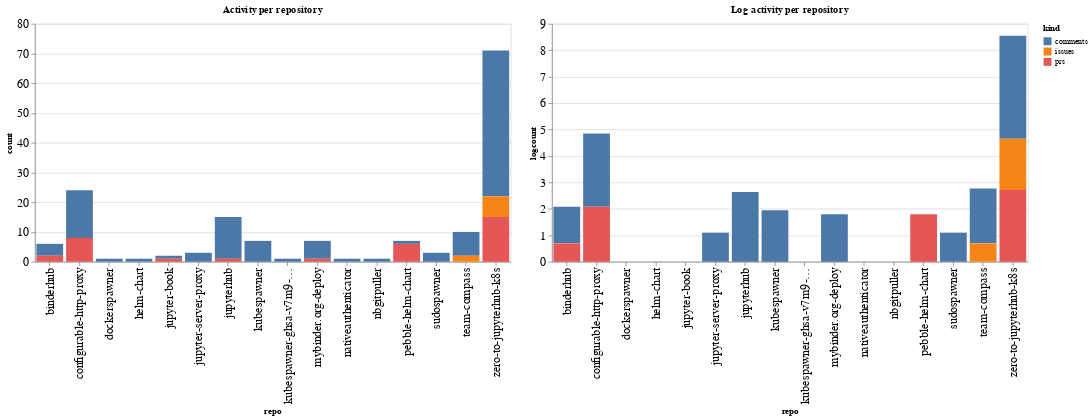

The notebook cell this image was saved under:
### Code cell
ch1 = alt.Chart(repo_summaries, width=600, title="Activity per repository").mark_bar().encode(
    x='repo',
    y='count',
    color='kind',
    tooltip="kind"
)

ch2 = alt.Chart(repo_summaries, width=600, title="Log activity per repository").mark_bar().encode(
    x='repo',
    y='logcount',
    color='kind',
    tooltip="kind"
)

ch1 | ch2

### Figure 1 — Vega-Lite specification as saved in the notebook (floating-point values rounded to 4 significant figures)
{"config": {"axisLeft": {"labelFontSize": 15}, "axisBottom": {"labelFontSize": 15}}, "hconcat": [{"mark": "bar", "encoding": {"color": {"type": "nominal", "field": "kind"}, "tooltip": {"type": "nominal", "field": "kind"}, "x": {"type": "nominal", "field": "repo"}, "y": {"type": "quantitative", "field": "count"}}, "title": "Activity per repository", "width": 600}, {"mark": "bar", "encoding": {"color": {"type": "nominal", "field": "kind"}, "tooltip": {"type": "nominal", "field": "kind"}, "x": {"type": "nominal", "field": "repo"}, "y": {"type": "quantitative", "field": "logcount"}}, "title": "Log activity per repository", "width": 600}], "data": {"name": "data-16931e3ff65abcb911fec1324e7e3084"}, "$schema": "https://vega.github.io/schema/vega-lite/v4.8.1.json", "datasets": {"data-16931e3ff65abcb911fec1324e7e3084": [{"repo": "binderhub", "kind": "comments", "count": 4, "logcount": 1.386}, {"repo": "binderhub", "kind": "prs", "count": 2, "logcount": 0.6931}, {"repo": "configurable-http-proxy", "kind": "comments", "count": 16, "logcount": 2.773}, {"repo": "configurable-http-proxy", "kind": "prs", "count": 8, "logcount": 2.079}, {"repo": "dockerspawner", "kind": "comments", "count": 1, "logcount": 0.0}, {"repo": "helm-chart", "kind": "comments", "count": 1, "logcount": 0.0}, {"repo": "jupyter-book", "kind": "comments", "count": 1, "logcount": 0.0}, {"repo": "jupyter-book", "kind": "prs", "count": 1, "logcount": 0.0}, {"repo": "jupyter-server-proxy", "kind": "comments", "count": 3, "logcount": 1.099}, {"repo": "jupyterhub", "kind": "comments", "count": 14, "logcount": 2.639}, {"repo": "jupyterhub", "kind": "prs", "count": 1, "logcount": 0.0}, {"repo": "kubespawner", "kind": "comments", "count": 7, "logcount": 1.946}, {"repo": "kubespawner-ghsa-v7m9-9497-p9gr", "kind": "comments", "count": 1, "logcount": 0.0}, {"repo": "mybinder.org-deploy", "kind": "comments", "count": 6, "logcount": 1.792}, {"repo": "mybinder.org-deploy", "kind": "prs", "count": 1, "logcount": 0.0}, {"repo": "nativeauthenticator", "kind": "comments", "count": 1, "logcount": 0.0}, {"repo": "nbgitpuller", "kind": "comments", "count": 1, "logcount": 0.0}, {"repo": "pebble-helm-chart", "kind": "comments", "count": 1, "logcount": 0.0}, {"repo": "pebble-helm-chart", "kind": "prs", "count": 6, "logcount": 1.792}, {"repo": "sudospawner", "kind": "comments", "count": 3, "logcount": 1.099}, {"repo": "team-compass", "kind": "comments", "count": 8, "logcount": 2.079}, {"repo": "team-compass", "kind": "issues", "count": 2, "logcount": 0.6931}, {"repo": "zero-to-jupyterhub-k8s", "kind": "comments", "count": 49, "logcount": 3.892}, {"repo": "zero-to-jupyterhub-k8s", "kind": "issues", "count": 7, "logcount": 1.946}, {"repo": "zero-to-jupyterhub-k8s", "kind": "prs", "count": 15, "logcount": 2.708}]}}
